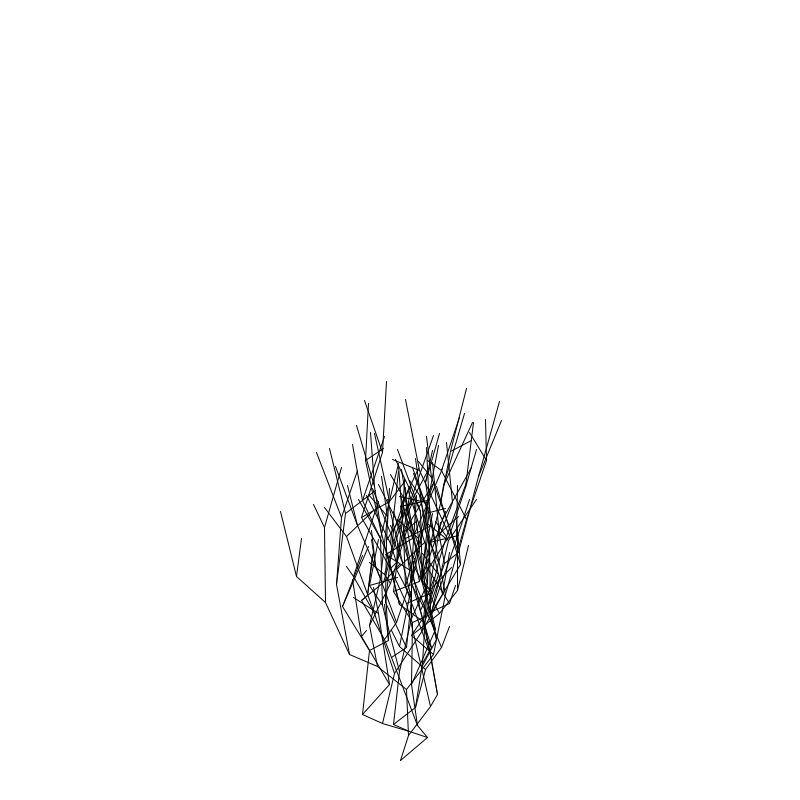
Frame 1 (no input)
Frame 60 (the mouse pressed at the canvas centre just before this capture): identical to frame 1, image omitted
Frame 120 (the mouse held since frame 60 and released just before this capture): identical to frame 1, image omitted

The Processing sketch that drew this single still picture (run headless with seeded random() and noise(); from frame 60 on, the mouse is pressed at the canvas centre):

// Processing sketch: s051_simple_non_recursive_tree
// ── s051_simple_non_recursive_tree.pde
int SEGMENTS = 300;

float[] x, y;

// A simple tree drawn using an array.
// (simple in code, but not that easy to follow!)

// I got the idea by looking at the numbers
// printed by program 50.

// This version does use angles, so not very smooth. 

void setup() {
  size(800, 800);
  background(255);
  x = new float[SEGMENTS];
  y = new float[SEGMENTS];

  x[0] = width * 0.5;
  y[0] = height * 0.95;

  for(int child=1; child<SEGMENTS; child++) {
    // Tricky: (1-1)/2 is obviously 0
    // but:    (2-1)/2 is also 0 when using int!
    // because 0.5, when stored into an integer
    // looses the fractional part.
    int parent = (child-1)/2;
    // child  1 2 3 4 5 6 7 8 ...
    // parent 0 0 1 1 2 2 3 3 ...
    x[child] = x[parent] + random(-30, 30);
    y[child] = y[parent] - random(5, 80);
    line(x[child], y[child], x[parent], y[parent]);
  }
}
void draw() {
}
